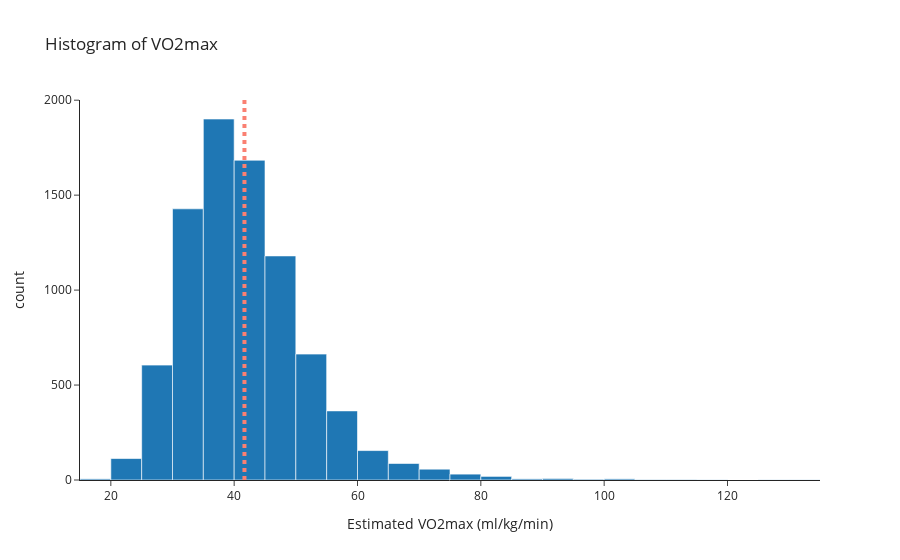

Notebook source saved alongside this figure:
### Code cell
fig = px.histogram(
    df_vo2, 
    x='CVDESVO2', 
    nbins=25,
    title="Histogram of VO2max",
    labels={
        "CVDESVO2": "Estimated VO2max (ml/kg/min)"
    },
    template="simple_white",
    color_discrete_map={
        "CVDESVO2": "red"
    }
)

line_placement = df_vo2['CVDESVO2'].mean()
fig.add_vline(
    type="line",
    line_color="salmon",
    line_width=4,
    opacity=1,
    line_dash="dot",
    x=line_placement
)

fig.show()

### Figure 1 — Plotly figure (JSON) as saved in the notebook; plotly's stock layout.template omitted (floating-point values rounded to 4 significant figures; data arrays with more than 128 entries replaced by an {"elided": "..."} marker saying what was removed)
{"data": [{"alignmentgroup": "True", "bingroup": "x", "hovertemplate": "Estimated VO2max (ml/kg/min)=%{x}<br>count=%{y}<extra></extra>", "legendgroup": "", "marker": {"color": "#1F77B4", "pattern": {"shape": ""}}, "name": "", "nbinsx": 25, "offsetgroup": "", "orientation": "v", "showlegend": false, "type": "histogram", "x": {"elided": "8324 float values"}, "xaxis": "x", "yaxis": "y"}], "layout": {"barmode": "relative", "legend": {"tracegroupgap": 0}, "shapes": [{"line": {"color": "salmon", "dash": "dot", "width": 4}, "opacity": 1, "type": "line", "x0": 41.67, "x1": 41.67, "xref": "x", "y0": 0, "y1": 1, "yref": "y domain"}], "title": {"text": "Histogram of VO2max"}, "xaxis": {"anchor": "y", "domain": [0, 1], "title": {"text": "Estimated VO2max (ml/kg/min)"}}, "yaxis": {"anchor": "x", "domain": [0, 1], "title": {"text": "count"}}}}
